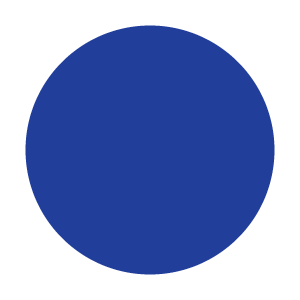
#> input picture 2026/ICOLSEI_workshop/Analysis/img/blue.png, 300 x 300 px, found by its file name
$ jupyter execute --allow-errors VWP_gaze_analysis.ipynb
#> lines starting #> are read from the running program, lines starting #| are printed output that depends on the picture
# VWP 시선 추적 실험 데이터 분석

---

### 배울 내용
1. JSON 파일 불러오기
2. 데이터 구조 살펴보기
3. 시선 데이터 추출하기
4. 실험 이미지 불러오기
5. 실험 화면처럼 이미지 좌우 배치하기
6. 시선 이동 경로 그리기
7. 이미지 위에 히트맵 합성하기

---
## Step 0. 필요한 라이브러리 불러오기

- `json` : JSON 파일을 읽는 기본 라이브러리
- `numpy` : 숫자 배열 계산
- `matplotlib` : 그래프와 시각화
- `PIL (Pillow)` : 이미지 파일을 불러오는 라이브러리
- `scipy` : 히트맵을 부드럽게 만드는 데 사용

[cell 1]
import json                              # JSON 형식의 파일을 읽고 변환하는 표준 라이브러리
import numpy as np                       # 수치 계산 라이브러리. 'np'는 별칭
import matplotlib.pyplot as plt          # 그래프 시각화 라이브러리. 'plt'는 별칭
from PIL import Image                    # Pillow 라이브러리의 Image 모듈. PNG/JPG 이미지 파일을 파이썬으로 불러올 때 사용
from scipy.ndimage import gaussian_filter  # scipy의 이미지 처리 함수. 히트맵에 가우시안 블러를 적용해 부드럽게 만들 때 사용

---
## Step 1. JSON 파일 불러오기

실험에서 생성된 `vwp_results.json` 파일을 불러온다.

- `open()` 으로 파일을 열고
- `json.load()` 로 파이썬이 읽을 수 있는 형태로 변환한다.
- 결과는 **리스트** 형태이며, 각 항목이 실험의 한 단계(trial)를 나타낸다.

[cell 2]
# Mount Google Drive to this Notebook instance.
from google.colab import drive
drive.mount('/content/drive')

[cell 3]
# 파일 경로 지정
json_path = 'drive/MyDrive/ICOLSEI_workshop/Analysis/vwp_results.json'           # JSON 파일의 경로

# 파일 열기
#> (the rest of this cell did not finish here and is left out)

---
## Step 2. 데이터 구조 살펴보기

각 trial의 `trial_type`으로 실험의 단계를 확인할 수 있다.

#> (a cell that did not finish here is left out)

#> (a cell that did not finish here is left out)

---
## Step 3. 시선 데이터 추출하기

시선 데이터(`webgazer_data`)와 실험 이미지의 화면 위치(`webgazer_targets`)를 추출한다.

- `x` : 화면의 가로 좌표 (픽셀)
- `y` : 화면의 세로 좌표 (픽셀)
- `t` : 시간 (밀리초, ms)

[cell 6]
# 시선 데이터가 있는 trial을 vwp_trial 변수에 저장
vwp_trial = None
#> (the rest of this cell did not finish here and is left out)

#> (a cell that did not finish here is left out)

#> (a cell that did not finish here is left out)

---
## Step 4. 실험 이미지 불러오기

`PIL` 라이브러리의 `Image.open()`을 사용해서 실험에 사용된 이미지를 불러온다.

[cell 9]
# 이미지 파일 불러오기
blue_img   = Image.open('drive/MyDrive/ICOLSEI_workshop/Analysis/img/blue.png')   # Image.open(): 이미지 파일을 PIL Image 객체로 불러옴
#> blue_img is the input picture: PIL image 300x300 RGBA; mean R, G, B, A 21.4, 37.6, 86.8, 140.3
orange_img = Image.open('drive/MyDrive/ICOLSEI_workshop/Analysis/img/orange.png')
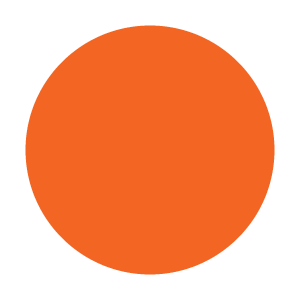
#> input picture 2026/ICOLSEI_workshop/Analysis/img/orange.png, 300 x 300 px, found by its file name
#> orange_img is the input picture: PIL image 300x300 RGBA; mean R, G, B, A 134.4, 58.1, 21.9, 140.3

print(f'파란 원 이미지 크기: {blue_img.size}')
#| 파란 원 이미지 크기: (300, 300)
print(f'주황 원 이미지 크기: {orange_img.size}')
#| 주황 원 이미지 크기: (300, 300)

# 두 이미지 나란히 미리보기
fig, axes = plt.subplots(1, 2, figsize=(6, 3))# plt.subplots(행, 열): 그래프 레이아웃 생성
                                              # 1행 2열 = 가로로 두 개 나란히
                                              # figsize=(가로인치, 세로인치)

axes[0].imshow(blue_img)                      # axes[0]: 왼쪽 subplot. imshow(): 이미지를 화면에 표시
axes[0].set_title('blue.png')                 # set_title(): subplot 제목 설정
axes[0].axis('off')                           # axis('off'): 축(눈금, 테두리) 숨기기

axes[1].imshow(orange_img)                    # axes[1]: 오른쪽 subplot
axes[1].set_title('orange.png')
axes[1].axis('off')

plt.tight_layout()                            # subplot 간격 자동 조정 (겹치지 않게)
plt.show()                                    # 그래프를 화면에 출력
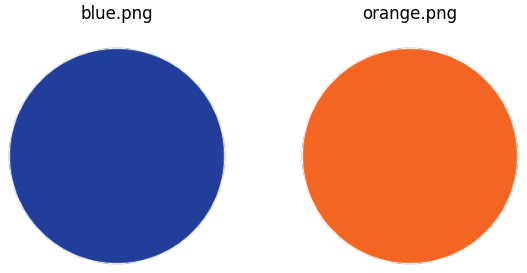
#> figure drawn by matplotlib, 2 panels
